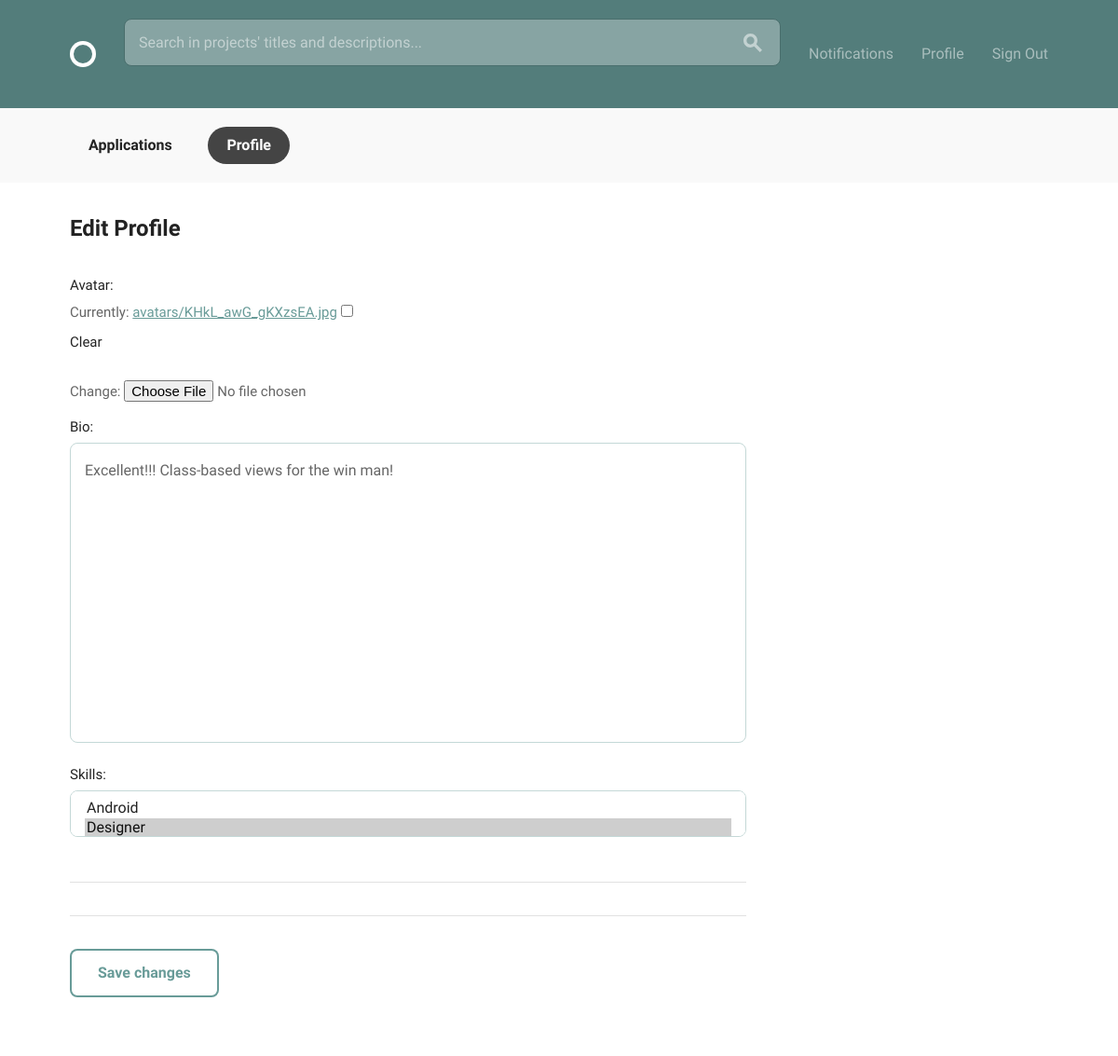
The app's page /accounts/profile/1/edit/ (signed in), older data.
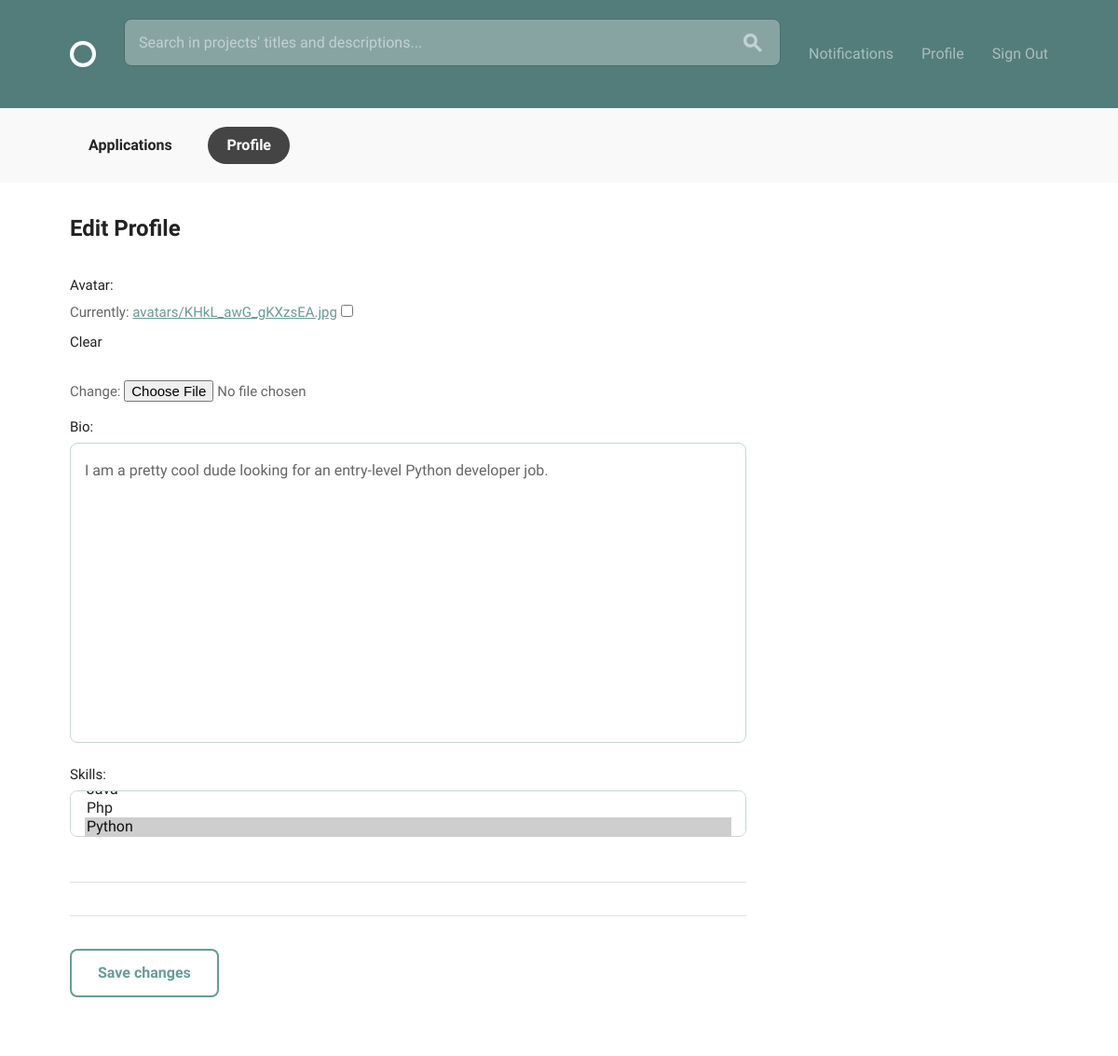
The same page, newer data.
### accounts/models.py (models this page shows, shortened)
class UserProfile(models.Model):
    user = models.OneToOneField(settings.AUTH_USER_MODEL, on_delete=models.CASCADE, related_name="profile")
    avatar = models.ImageField(upload_to='avatars/', blank=True)
    bio = models.TextField(blank=True)
    skills = models.ManyToManyField(Skill)

### accounts/views.py (the view, shortened to what this page needs)
# urls.py: url(r"profile/(?P<pk>\d+)/edit/$", views.EditProfile.as_view(), name='edit'),
class EditProfile(LoginRequiredMixin, UpdateView):
    model = models.UserProfile
    fields = ['avatar', 'bio', 'skills']
    success_url = reverse_lazy('accounts:current_user_profile')

### accounts/models.py (called while the page is built)
    def __str__(self):
        return self.name.title()

### accounts/templates/accounts/userprofile_form.html (shortened to what this page needs)
{% extends "layout.html" %}
{% load static from staticfiles %}
{% block content %}
<div class="circle--actions--bar">
  <nav class="bounds">
    <ul class="circle--pill--list">
      <li><a href="applications.html">Applications</a></li>
      <li><a class="selected" href="{% url 'accounts:current_user_profile' %}">Profile</a></li>
    </ul>
  </nav>
</div>
<div class="bounds circle--page">
  <div class="circle--page--header circle--fluid">
    <div class="circle--fluid--cell circle--fluid--primary">
      <h2>Edit Profile</h2>
    </div>
  </div>
  <div class="grid-70">
    <form action="" method="POST" enctype="multipart/form-data">
    {{ form }}
    <hr>
    <hr>
    <button type="submit">Save changes</button>
    </form>
  </div>
</div>
{% endblock %}

Row changes from the older to the newer data that the page shows:
changed UserProfile: bio "Excellent!!! Class-based views for the win man!" → "I am a pretty cool dude looking for an entry-level Python developer job."
Text that changed along with them:
form field skills: "Android / Designer ☑" → "Php / Python ☑"
